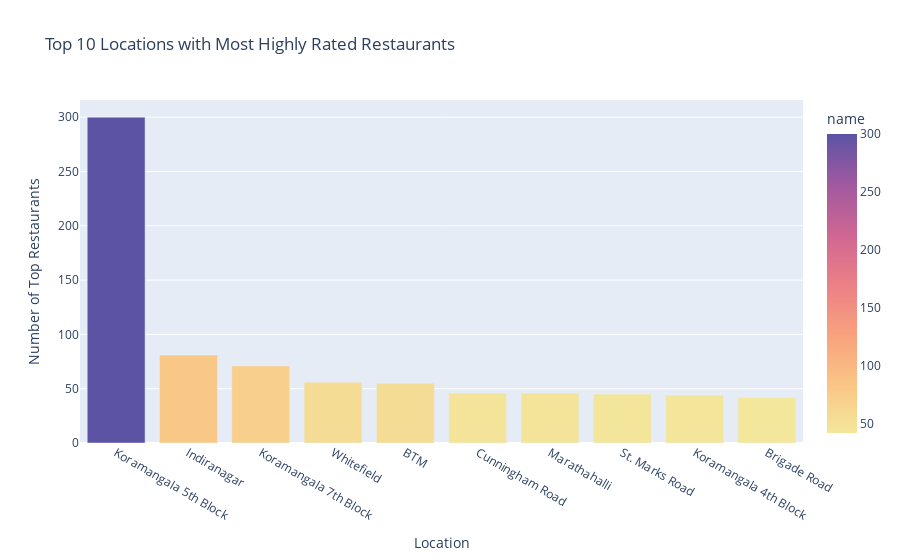

The notebook cell this image was saved under:
### Code cell
# Task 2: Location-wise Best Restaurants (Plotly)

# Filter high-rated and popular restaurants
top_rated = df[(df['rate'] >= 4.5) & (df['votes'] >= 100)]

# Count top restaurants per location
top_by_location = top_rated.groupby('location')['name'].count().sort_values(ascending=False).head(10).reset_index()

# Plot
fig2 = px.bar(top_by_location, 
              x='location', 
              y='name', 
              color='name',
              color_continuous_scale='sunset',
              title='Top 10 Locations with Most Highly Rated Restaurants')
fig2.update_layout(xaxis_title='Location', yaxis_title='Number of Top Restaurants')
fig2.show()

### Figure 1 — Plotly figure (JSON) as saved in the notebook; plotly's stock layout.template omitted (floating-point values rounded to 4 significant figures)
{"data": [{"hovertemplate": "location=%{x}<br>name=%{marker.color}<extra></extra>", "legendgroup": "", "marker": {"color": [300, 81, 71, 56, 55, 46, 46, 45, 44, 42], "coloraxis": "coloraxis", "pattern": {"shape": ""}}, "name": "", "orientation": "v", "showlegend": false, "textposition": "auto", "type": "bar", "x": ["Koramangala 5th Block", "Indiranagar", "Koramangala 7th Block", "Whitefield", "BTM", "Cunningham Road", "Marathahalli", "St. Marks Road", "Koramangala 4th Block", "Brigade Road"], "xaxis": "x", "y": [300, 81, 71, 56, 55, 46, 46, 45, 44, 42], "yaxis": "y"}], "layout": {"barmode": "relative", "coloraxis": {"colorbar": {"title": {"text": "name"}}, "colorscale": [[0, "rgb(243, 231, 155)"], [0.1667, "rgb(250, 196, 132)"], [0.3333, "rgb(248, 160, 126)"], [0.5, "rgb(235, 127, 134)"], [0.6667, "rgb(206, 102, 147)"], [0.8333, "rgb(160, 89, 160)"], [1, "rgb(92, 83, 165)"]]}, "legend": {"tracegroupgap": 0}, "title": {"text": "Top 10 Locations with Most Highly Rated Restaurants"}, "xaxis": {"anchor": "y", "domain": [0, 1], "title": {"text": "Location"}}, "yaxis": {"anchor": "x", "domain": [0, 1], "title": {"text": "Number of Top Restaurants"}}}}
